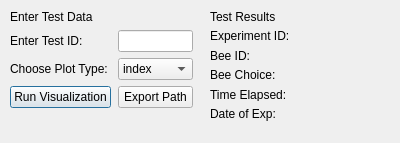
<?xml version="1.0" encoding="UTF-8"?>
<ui version="4.0">
 <class>Dialog</class>
 <widget class="QDialog" name="Dialog">
  <property name="geometry">
   <rect>
    <x>0</x>
    <y>0</y>
    <width>400</width>
    <height>143</height>
   </rect>
  </property>
  <property name="windowTitle">
   <string>Dialog</string>
  </property>
  <widget class="QWidget" name="formLayoutWidget">
   <property name="geometry">
    <rect>
     <x>10</x>
     <y>10</y>
     <width>183</width>
     <height>111</height>
    </rect>
   </property>
   <layout class="QFormLayout" name="formLayout">
    <item row="1" column="0">
     <widget class="QLabel" name="testIDLabel">
      <property name="text">
       <string>Enter Test ID: </string>
      </property>
     </widget>
    </item>
    <item row="2" column="0">
     <widget class="QLabel" name="plotTypeLabel">
      <property name="text">
       <string>Choose Plot Type: </string>
      </property>
     </widget>
    </item>
    <item row="1" column="1">
     <widget class="QLineEdit" name="testIDLineEdit"/>
    </item>
    <item row="2" column="1">
     <widget class="QComboBox" name="plotTypeCombo">
      <item>
       <property name="text">
        <string>index</string>
       </property>
      </item>
      <item>
       <property name="text">
        <string>latest</string>
       </property>
      </item>
      <item>
       <property name="text">
        <string>all</string>
       </property>
      </item>
     </widget>
    </item>
    <item row="3" column="0">
     <widget class="QPushButton" name="runVisualizationButton">
      <property name="minimumSize">
       <size>
        <width>100</width>
        <height>0</height>
       </size>
      </property>
      <property name="maximumSize">
       <size>
        <width>200</width>
        <height>16777215</height>
       </size>
      </property>
      <property name="text">
       <string>Run Visualization</string>
      </property>
     </widget>
    </item>
    <item row="3" column="1">
     <widget class="QPushButton" name="exportPathButton">
      <property name="maximumSize">
       <size>
        <width>200</width>
        <height>16777215</height>
       </size>
      </property>
      <property name="text">
       <string>Export Path</string>
      </property>
     </widget>
    </item>
    <item row="0" column="0">
     <widget class="QLabel" name="enterTestDataLabel">
      <property name="text">
       <string>Enter Test Data </string>
      </property>
     </widget>
    </item>
   </layout>
  </widget>
  <widget class="QWidget" name="formLayoutWidget_2">
   <property name="geometry">
    <rect>
     <x>210</x>
     <y>10</y>
     <width>181</width>
     <height>111</height>
    </rect>
   </property>
   <layout class="QFormLayout" name="formLayout_2">
    <item row="0" column="0">
     <widget class="QLabel" name="testResultsLabel">
      <property name="text">
       <string>Test Results</string>
      </property>
     </widget>
    </item>
    <item row="1" column="0">
     <widget class="QLabel" name="experimentIDLabel">
      <property name="text">
       <string>Experiment ID:</string>
      </property>
     </widget>
    </item>
    <item row="2" column="0">
     <widget class="QLabel" name="beeIDLabel">
      <property name="text">
       <string>Bee ID:</string>
      </property>
     </widget>
    </item>
    <item row="3" column="0">
     <widget class="QLabel" name="beeChoiceLabel">
      <property name="text">
       <string>Bee Choice:</string>
      </property>
     </widget>
    </item>
    <item row="4" column="0">
     <widget class="QLabel" name="timeElapsedLabel">
      <property name="text">
       <string>Time Elapsed:</string>
      </property>
     </widget>
    </item>
    <item row="5" column="0">
     <widget class="QLabel" name="dateLabel">
      <property name="text">
       <string>Date of Exp:</string>
      </property>
     </widget>
    </item>
    <item row="1" column="1">
     <widget class="QLabel" name="experimentIDRESULTSLabel">
      <property name="text">
       <string/>
      </property>
     </widget>
    </item>
    <item row="2" column="1">
     <widget class="QLabel" name="beeIDRESULTSLabel">
      <property name="text">
       <string/>
      </property>
     </widget>
    </item>
    <item row="3" column="1">
     <widget class="QLabel" name="beeChoiceRESULTSLabel">
      <property name="text">
       <string/>
      </property>
     </widget>
    </item>
    <item row="4" column="1">
     <widget class="QLabel" name="timeElapsedRESEULTSLabel">
      <property name="text">
       <string/>
      </property>
     </widget>
    </item>
    <item row="5" column="1">
     <widget class="QLabel" name="dateRESULTSLabel">
      <property name="text">
       <string/>
      </property>
     </widget>
    </item>
   </layout>
  </widget>
 </widget>
 <resources/>
 <connections/>
</ui>
